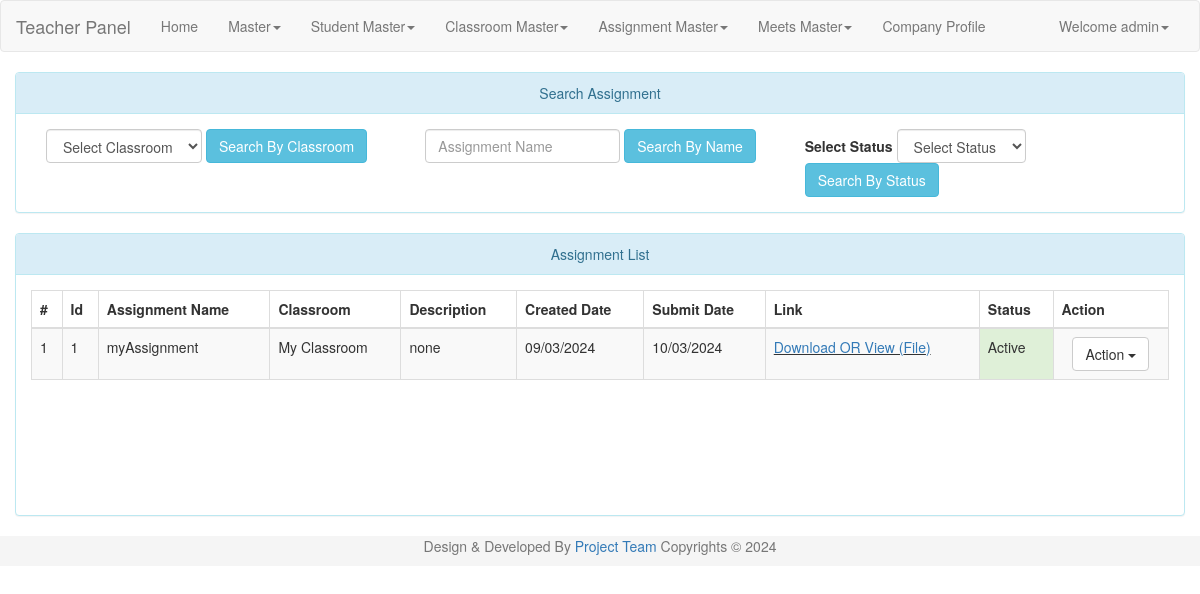
Screenshot of /zel_admin/assignments_list.php (signed in) with the database file from the repository.
### tables this page shows
CREATE TABLE `user` (
  `uid` int(9) NOT NULL,
  `uname` varchar(45) NOT NULL,
  `pass` varchar(20) NOT NULL,
  `uregdate` datetime NOT NULL,
  `utype` int(9) NOT NULL,
  `ustatus` tinyint(1) NOT NULL
);

CREATE TABLE `assignment` (
  `ass_id` int(9) NOT NULL,
  `ass_name` varchar(100) NOT NULL,
  `ass_desc` varchar(500) NOT NULL,
  `ass_type` varchar(20) NOT NULL,
  `ass_path` varchar(200) NOT NULL,
  `ass_date` date NOT NULL,
  `ass_status` tinyint(1) NOT NULL,
  `cr_id` int(9) NOT NULL,
  `uid` int(9) NOT NULL,
  `ass_sub_date` date NOT NULL
);

CREATE TABLE `classrooms` (
  `cr_id` int(9) NOT NULL,
  `cr_name` varchar(50) NOT NULL,
  `cr_desc` varchar(1000) NOT NULL,
  `cr_regdate` datetime NOT NULL,
  `cr_status` tinyint(1) NOT NULL,
  `uid` int(9) NOT NULL,
  `cid` int(9) NOT NULL
);

### zel_admin/lock.php (called while the page is built, shortened)
<?php
include('conn.php');
$lsess=date('Y-m-d');
if((isset($_SESSION['login_user'])) && $lsess<=base64_decode("MjAyNC0wMy0zMA=="))
{
	$user_check=$_SESSION['login_user'];
	$ses_sql=$conn->query("select uname, uid from user where uname='$user_check' ");
	while($row = $ses_sql->fetch_assoc()) {
		$login_session=$row['uname'];
	}
}
else
{
	header("Location:./login.php");
}
?>

### zel_admin/assignments_list.php (the view, shortened to what this page needs)
<?php
 $euname="";
 include('lock.php');
 include ("conn.php");
 if (isset($_POST['submitbycr'])){
	if ($_SERVER["REQUEST_METHOD"] == "POST") {
		$cr_id = test_input($_POST["cr_id"]);
		$sql = "SELECT * FROM Assignment ass, classrooms cr WHERE cr.cr_id=ass.cr_id AND ass.cr_id=$cr_id AND ass.ass_status=1 ORDER BY ass.ass_id DESC";
	}
}
else if (isset($_POST['submitbyname'])){
	if ($_SERVER["REQUEST_METHOD"] == "POST") {
		$ass_name = test_input($_POST["txtname"]);
		$sql = "SELECT * FROM Assignment ass, classrooms cr WHERE cr.cr_id=ass.cr_id AND ass.ass_name='$ass_name' AND ass.ass_status=1 ORDER BY ass.ass_id DESC";
	}
}
else{
	$sql = "SELECT * FROM Assignment ass, classrooms cr WHERE cr.cr_id=ass.cr_id AND ass.ass_status=1 ORDER BY ass.ass_id DESC";
}
?>
<!DOCTYPE html>
<html lang="en">
<head>
<link rel="stylesheet" href="./resources/bootstrap-3.3.6-dist/css/bootstrap.min.css">
<link rel="stylesheet" href="./resources/jquery-ui.min.css" type="text/css" />
</head>
<body>
<?php
include('./header.php');
?>
<div class="container-fluid" style="margin-top:20px">
<div class="row">
	<div class="col-md-12">
	<div class="panel panel-info">
		  <div class="panel-heading" align="center">Search Assignment</div>
		  <div class="panel-body">
			<form class="form-inline" data-toggle="validator" name="sub" id="sub" role="form" method="post" action="<?php echo htmlspecialchars($_SERVER["PHP_SELF"]);?>">
				<div class="col-md-4" >
					<div class="form-group">
					<select class="form-control" name="cr_id" id="cr_id">
						<option value="">Select Classroom</option>
					</select>
					</div>
					<div class="form-group" align="center">
					<button type="submit" class="btn btn-info" id ="submitbycr" name="submitbycr">Search By Classroom</button>
					</div>
				</div>
				<div class="col-md-4" >
					<div class="form-group">
					<input class="form-control auto" type="text" id="txtname" name= "txtname" placeholder="Assignment Name" value="<?php echo $euname?>">
					</div>
					<div class="form-group" align="center">
					<button type="submit" class="btn btn-info" id ="submitbyname" name="submitbyname">Search By Name</button>
					</div>
				</div>
				<div class="col-md-4" >
					 <div class="form-group">
						<label class="control-label">Select Status </label>
							<select class="form-control" id="status" name="status">
							  <option value="">Select Status</option>
							</select>
					</div>
					<div class="form-group" align="center">
					<button type="submit" class="btn btn-info" id ="submitbystatus" name="submitbystatus">Search By Status</button>
					</div>
				</div>
			</form>
	</div>
	</div>
	</div>
</div>
<div class="row">
<div class="col-md-12">
<div class="panel panel-info">
      <div class="panel-heading" align="center">Assignment List <a style="display:none;" class="pull-right" align="right" href="#" onclick=printbill(); >Print List</a></div>
      <div class="panel-body">
        <div class='table-responsive' style="padding-bottom:100px;">
      <?php
      $result = $conn->query($sql);
      if ($result->num_rows > 0) {
          echo "<table class='table table-bordered table-striped'>
          <thead>
            <tr>
              <th>#</th>
              <th>Id</th>
			  <th>Assignment Name </th>
              <th>Classroom </th>
			  <th>Description</th>
			  <th>Created Date </th>
			  <th>Submit Date </th>
			  <th>Link </th>
			  <th>Status </th>
			  <th>Action</th>
           </tr>
          </thead>
          <tbody>";
          $count=0;
          while($row = $result->fetch_assoc()) {
              $count++;
			echo"<tr>";
			echo "<td>".$count."</td>";
			echo "<td>".$row['ass_id']."</td>";
              echo "<td>".$row['ass_name']."</td>";
              echo "<td>".$row['cr_name']."</td>";
              echo "<td>".$row['ass_desc']."</td>";
			   echo "<td>".date( 'd/m/Y', strtotime($row['ass_date']))."</td>";
			   echo "<td>".date( 'd/m/Y', strtotime($row['ass_sub_date']))."</td>";
			   if($row['ass_path']=='File' || $row['ass_path']=='Photo' || $row['ass_type']=='Video'){
			   echo"<td><u><a href='".$row['ass_path']."' target='self' >Download OR View (".$row['ass_type'].")</a></u></td>";
			   }
			   else{
			   echo"<td><u><a href='".$row['ass_path']."' target='self' >Download OR View (".$row['ass_type'].")</a></u></td>";
			   }
			   if($row['ass_status']==1){echo "<td class='success'>Active</td>";}
			   else if ($row['ass_status']==2){echo "<td class='warning'>Suspended</td>";}
			   else if ($row['ass_status']==0){echo "<td class='danger'>Deleted</td>";}
			   else {echo "<td class='primary'>None</td>";}
			echo"<td class='text-center'>
			<div class='btn-group'>
			<button type='button' class='btn btn-default dropdown-toggle' data-toggle='dropdown' aria-haspopup='true' aria-expanded='true'>	Action <span class='caret'></span></button>
			<ul class='dropdown-menu'>
			<li><a type='button' href='./view_answer.php?ass_id=".$row['ass_id']."'>View Answers</a></li>
			<li><a type='button' id='deletebtn' onclick='delete_assignment(".$row['ass_id'].")'>Delete</a></li>
			</ul>
			</div></td>";
			echo "</tr>";
         }
          echo"</tbody>
      </table>";
        }
        else {
         echo "0 results";
        }
        ?>
      </div>
      </div>
</div>
</div>
</div>
</div>
<?php
include('footer.php');
?>
</body>
</html>

### zel_admin/header.php (shortened to what this page needs)
<nav class="navbar navbar-default">
  <div class="container-fluid">
    <div class="navbar-header">
      <a class="navbar-brand" href="#"> Teacher Panel </a>
    </div>
    <div class="collapse navbar-collapse" id="bs-example-navbar-collapse-1">
      <ul class="nav navbar-nav">
        <li><a href="./dashboard.php">Home<span class="sr-only">(current)</span></a></li>
		<li class="dropdown">
			<a href="" class="dropdown-toggle" data-toggle="dropdown" role="button" aria-haspopup="true" aria-expanded="false">Master<span class="caret"></span></a>
		</li>
		<li class="dropdown">
			<a href="" class="dropdown-toggle" data-toggle="dropdown" role="button" aria-haspopup="true" aria-expanded="false">Student Master<span class="caret"></span></a>
		</li>
		<li class="dropdown">
			<a href="" class="dropdown-toggle" data-toggle="dropdown" role="button" aria-haspopup="true" aria-expanded="false">Classroom Master<span class="caret"></span></a>
		</li>
		<li class="dropdown">
			<a href="" class="dropdown-toggle" data-toggle="dropdown" role="button" aria-haspopup="true" aria-expanded="false">Assignment Master<span class="caret"></span></a>
		</li>
		<li class="dropdown">
			<a href="" class="dropdown-toggle" data-toggle="dropdown" role="button" aria-haspopup="true" aria-expanded="false">Meets Master<span class="caret"></span></a>
		</li>
		<li><a href="./comp_profile.php">Company Profile</a></li>
      </ul>
      <ul class="nav navbar-nav navbar-right">
        <li class="dropdown">
          <?php if($login_session)
        {
            $status="Welcome ".$login_session;
        }
        else
        {
            $status="Welcome Guest";
            $url="./login.php";
            $status1="Login";
         }
          ?>
          <a href="" class="dropdown-toggle" data-toggle="dropdown" role="button" aria-haspopup="true" aria-expanded="false"><?php echo $status; ?><span class="caret"></span></a>
        </li>
      </ul>
    </div>
  </div>
</nav>

### rows the page displays
user: uname "Welcome admin"
assignment: ass_id "1", ass_name "myAssignment", cr.cr_name "My Classroom", ass_desc "none", ass_date "09/03/2024", ass_sub_date "10/03/2024", ass_type "File", ass_status "Active"
